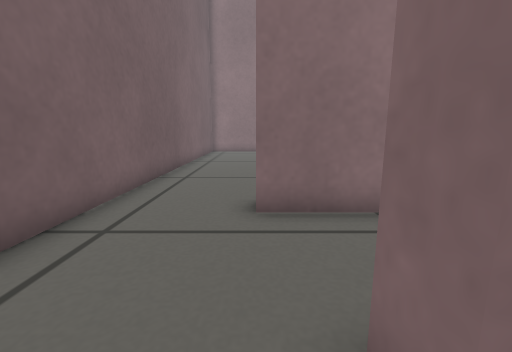
view 1 (above)

20 first-person views from a walk through a world built for the Gazebo simulator. The camera is 0.33 m above the floor, tilts 10° down and sees 90° across. The floor is counted in squares, 0.2 m on a side. Each view is taken from the middle of a square. On the plan, view 1 faces up. The plan holds only what a view shows up to about 14 squares ahead; the rest is blank.

view 2
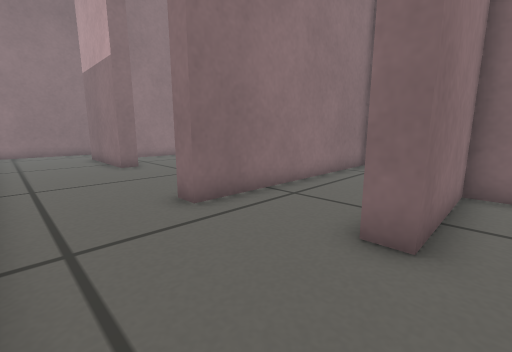

view 3
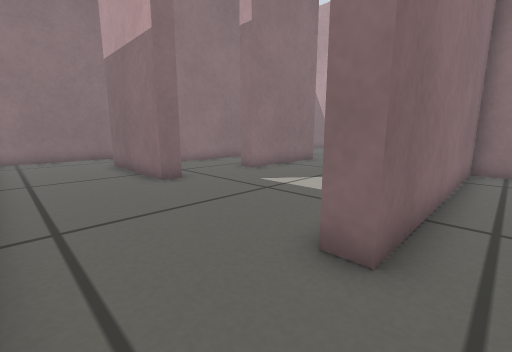

view 4
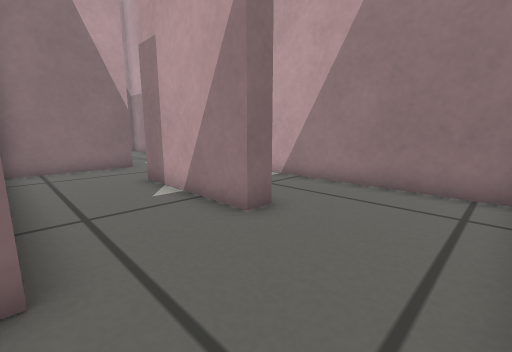

view 5
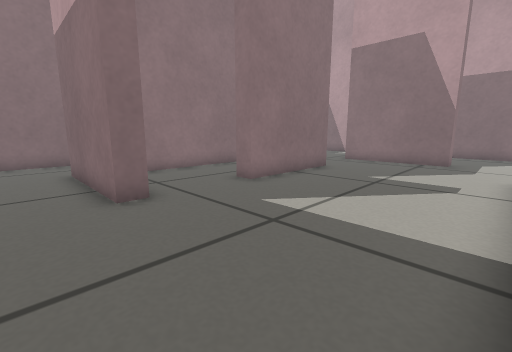

view 6
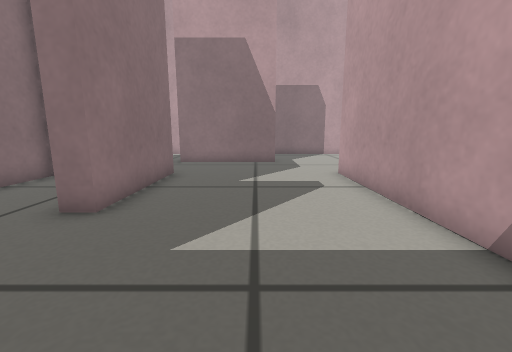

view 7
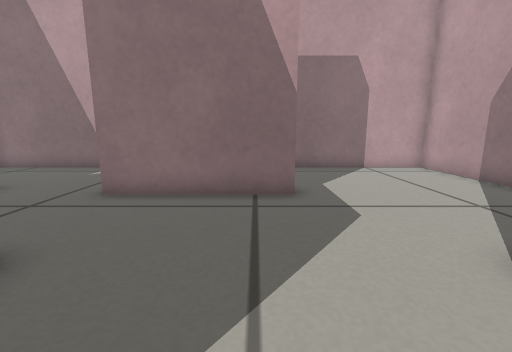

view 8
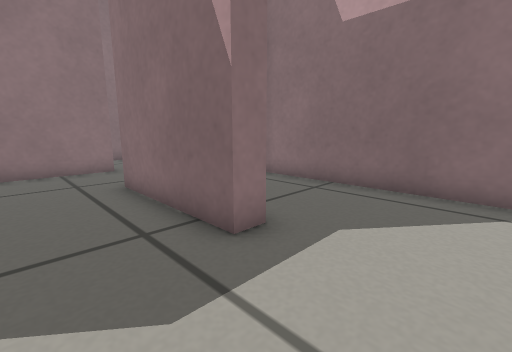

view 9
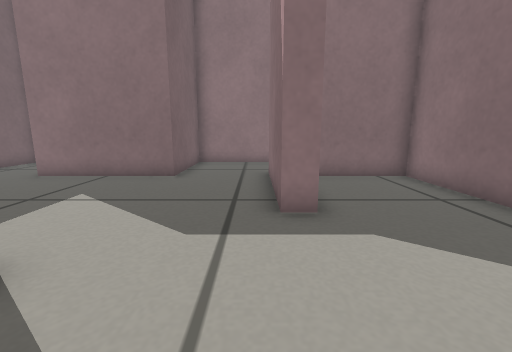

view 10
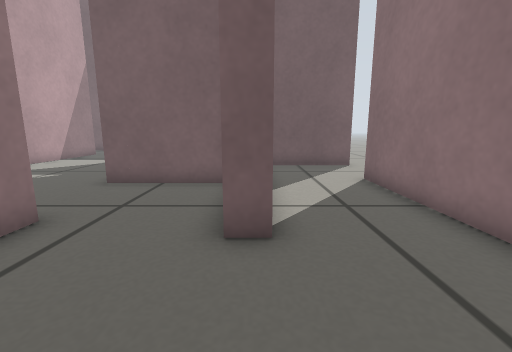

view 11
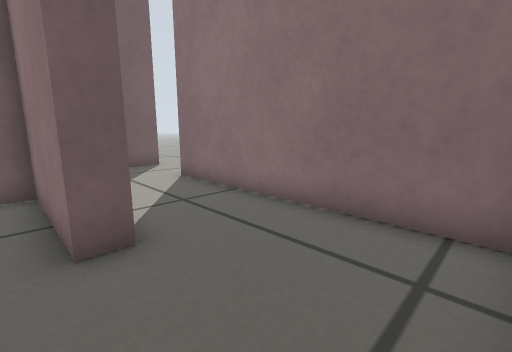

view 12
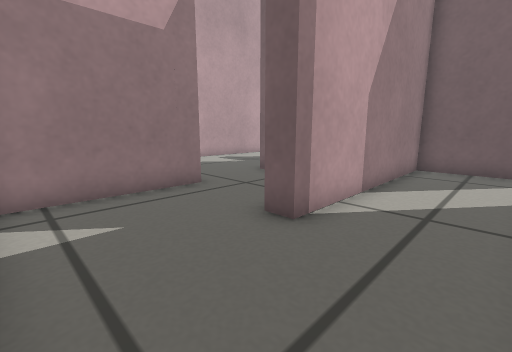

view 13
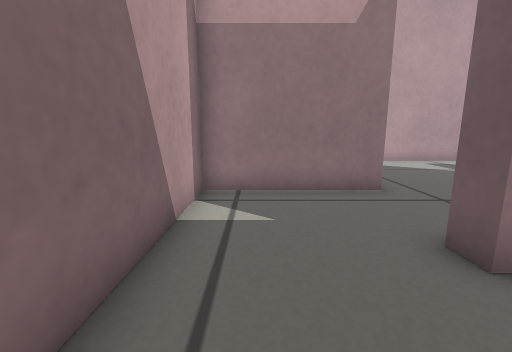

view 14
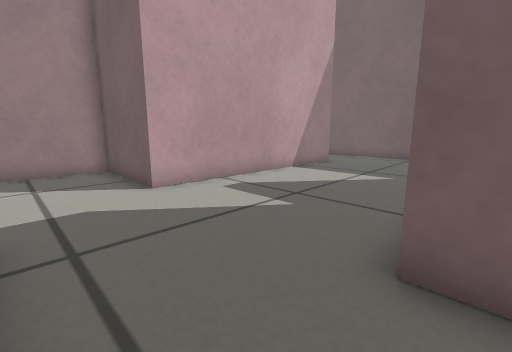

view 15
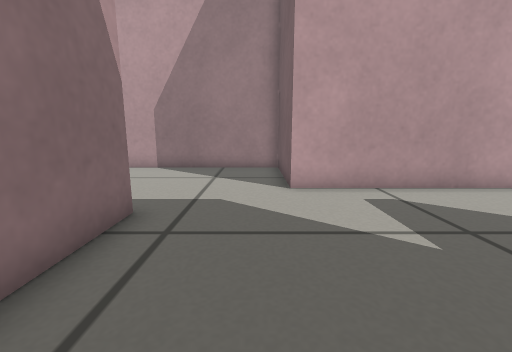

view 16
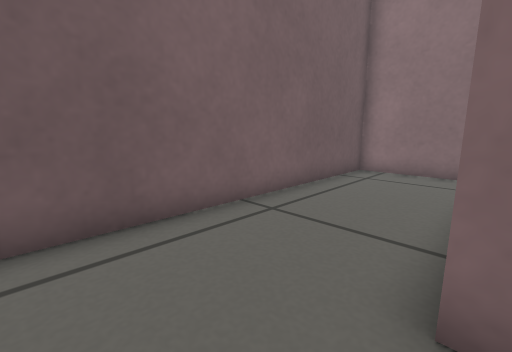

view 17
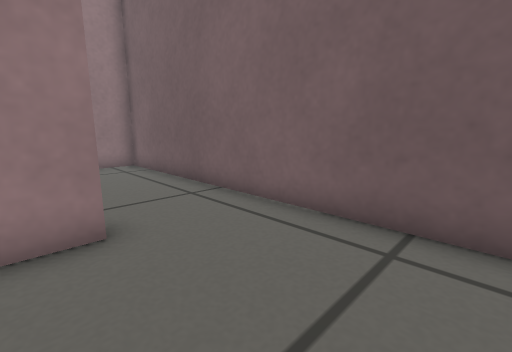

view 18
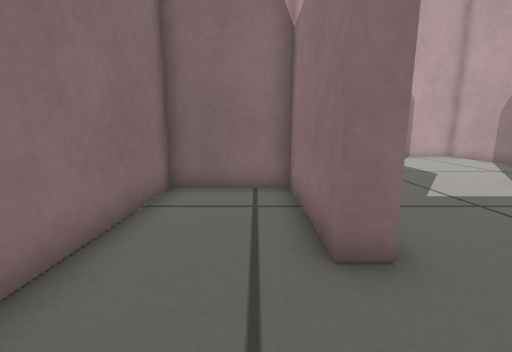

view 19
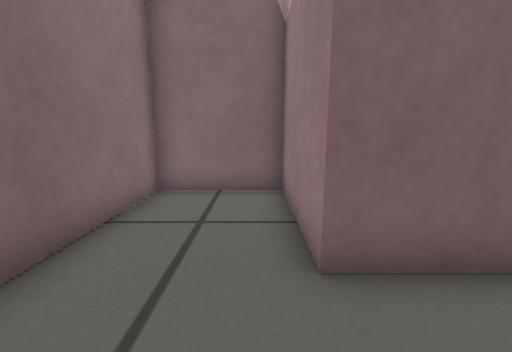

view 20
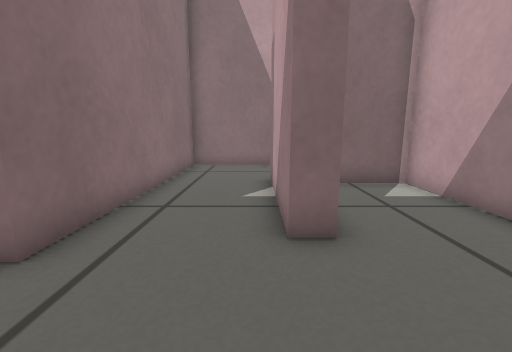

### Floor plan
Points are (right, up) in squares from view 1. A wall is a line through its corners. A room is listed if a view was taken in it or the views show most of it. See-through windows are left out.
Room 1 (views 1, 2)
walls: (-3.5, 1.4) (-3.5, -2.8) (5, -2.8) (5, 0.7) (0.8, 0.7) (0.8, 1.5)
ways out: opening at (-1.5, 1) to room 2
Room 2 (views 3, 4, 5, 20)
walls: (0.8, 1.5) (5.8, 1.5); (-3.5, 6.4) (-3.5, 1.4); (9.2, 1.6) (9.2, 5) (0, 5) (0, 5.8)
ways out: opening at (-1.5, 1) to room 1; opening at (-2, 5.5) to room 3; opening at (7.5, 1)
Room 3 (views 6, 16, 17, 19)
walls: (1.6, 12.2) (0.8, 12.2) (0.8, 17.3) (5, 17.3) (5, 20.8) (-3.5, 20.8) (-3.5, 6.4); (0, 5.8) (1.5, 5.8)
ways out: opening at (-2, 5.5) to room 2; opening at (1, 9.5) to room 4
Room 4 (views 7, 8, 9, 14, 15)
walls: (10, 13.4) (10, 12.2) (5, 12.2) (5, 13); (13.5, 8) (13.5, 13); (1.5, 5.8) (10, 5.8) (10, 1.5) (13.5, 1.5)
ways out: opening at (1, 9.5) to room 3; opening at (3, 13) to room 7; opening at (14, 4.5) to room 8; opening at (12, 12.5) to room 9
Room 5 (views 10, 11)
walls: (14.2, 17.3) (14.2, 16.5); (13.5, 13) (18.5, 13) (18.5, 17.5)
ways out: opening at (16.5, 17) to room 6; opening at (14, 15) to room 9
Room 6 (views 12, 13)
walls: (18.2, 20.8) (9.2, 20.8); (18.5, 17.5) (18.5, 20.5); (5.7, 21.6) (5.7, 17.3) (14.2, 17.3)
ways out: opening at (16.5, 17) to room 5; opening at (8, 21)
Room 7 (view 18)
walls: (5, 13) (9.2, 13) (9.2, 16.5) (3.1, 16.5); (1.5, 16.4) (1.5, 14.5)
ways out: opening at (3, 13) to room 4
Room 8 (no view inside)
walls: (14.4, 8) (13.5, 8); (13.5, 1.5) (18.5, 1.5) (18.5, 12.2) (15.2, 12.2)
ways out: opening at (14, 4.5) to room 4
Room 9 (no view inside)
walls: (14.2, 16.5) (10, 16.5) (10, 13.4)
ways out: opening at (12, 12.5) to room 4; opening at (14, 15) to room 5

Positions as (right, up) in squares from view 1, and headings:
1: (0, 0), facing up
2: (-3, 0), facing up-right
3: (-3, 4), facing up-right
4: (-3, 5), facing down-right
5: (-1, 6), facing up-right
6: (0, 9), facing right
7: (7, 9), facing right
8: (11, 5), facing up-right
9: (13, 3), facing up
10: (18, 17), facing left
11: (18, 16), facing up-left
12: (18, 20), facing down-left
13: (17, 20), facing down
14: (13, 13), facing down-left
15: (11, 13), facing down
16: (1, 10), facing up-left
17: (1, 10), facing down-left
18: (2, 14), facing right
19: (-2, 18), facing right
20: (-3, 2), facing right
